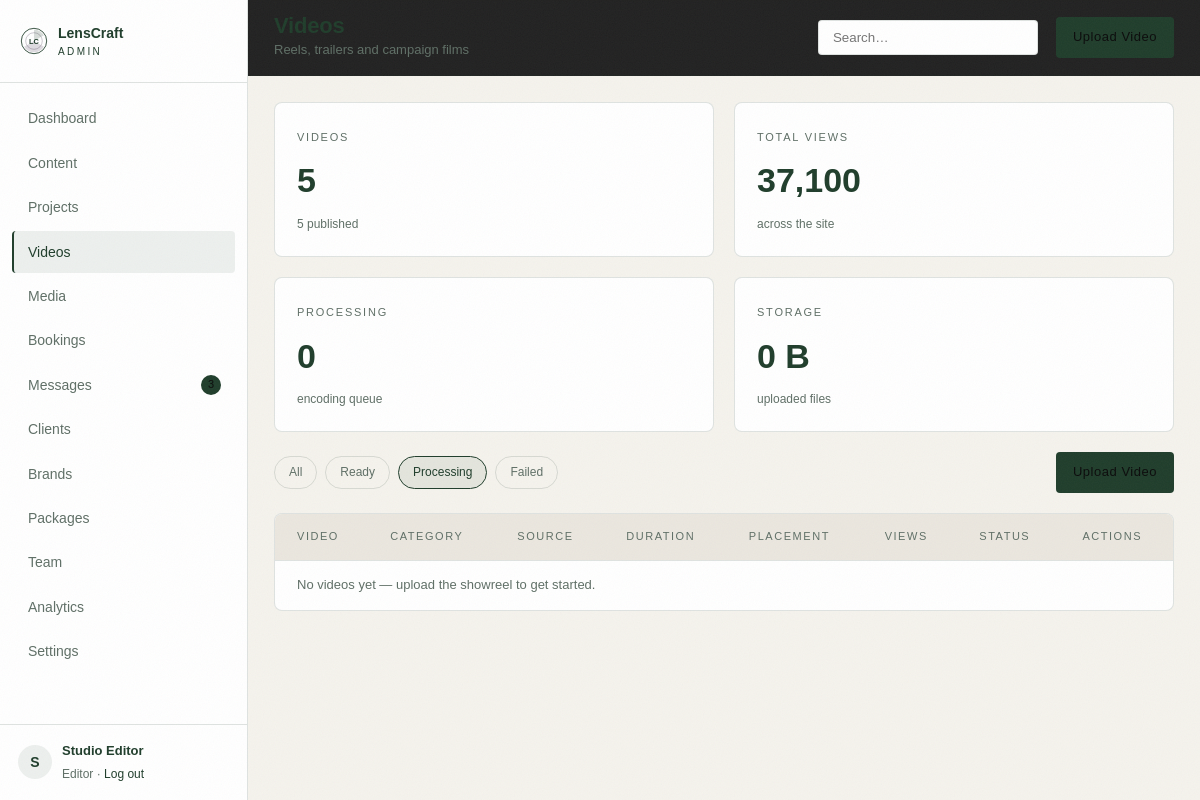
/admin/videos?status=processing (signed in), run on the app's committed database.
### tables this page shows
CREATE TABLE IF NOT EXISTS users (
  id            INT UNSIGNED NOT NULL AUTO_INCREMENT,
  name          VARCHAR(120) NOT NULL,
  email         VARCHAR(160) NOT NULL,
  password_hash VARCHAR(255) NOT NULL,
  role          ENUM('owner','editor') NOT NULL DEFAULT 'editor',
  phone         VARCHAR(40)  NULL,
  last_login_at DATETIME     NULL,
  created_at    DATETIME     NOT NULL DEFAULT CURRENT_TIMESTAMP,
  PRIMARY KEY (id),
  UNIQUE KEY uniq_users_email (email)
);

### app/Controllers/Controller.php (called while the page is built, shortened)
<?php
abstract class Controller
{
    protected function admin(string $template, array $data = []): void
    {
        $data['user'] = Auth::user();
        $data['settings'] = Settings::all();
        render($template, $data, 'admin');
    }
}

### app/Controllers/Admin/VideoController.php (called while the page is built, shortened)
<?php
class VideoController extends Controller
{
    public function index(): void
    {
        $status = (string) request('status', '');
        $search = (string) request('q', '');
        $this->admin('admin.videos.index', [
            'pageTitle'    => 'Videos',
            'pageSubtitle' => 'Reels, trailers and campaign films',
            'actionLabel'  => 'Upload Video',
            'actionUrl'    => url('/admin/videos/upload'),
            'activeNav'    => 'videos',
            'videos'       => Video::filtered($status, '', $search),
            'stats'        => Video::stats(),
            'status'       => $status,
            'search'       => $search,
        ]);
    }
}

### public/index.php (called while the page is built, shortened)
<?php
require __DIR__ . '/../app/bootstrap.php';
$router = new Router();
$path = parse_url($_SERVER['REQUEST_URI'] ?? '/', PHP_URL_PATH) ?: '/';
try {
    $router->dispatch($_SERVER['REQUEST_METHOD'] ?? 'GET', $path);
} catch (Throwable $e) {
    if (config('app_debug')) {
        http_response_code(500);
        echo '<pre style="background:#0B0B0B;color:#F5F5F5;padding:24px;font:13px/1.6 monospace">';
        echo e($e->getMessage()) . "\n\n" . e($e->getTraceAsString());
        echo '</pre>';
        exit;
    }
    error_log($e->getMessage());
    http_response_code(500);
    echo view('site.500', [], 'site');
}

### app/config.php (called while the page is built)
<?php
return array_merge([
    'app_name'    => 'LensCraft Production',
    'app_env'     => 'local',
    'app_debug'   => true,
    'base_url'    => '',
    'db' => [
        'host'    => '127.0.0.1',
        'port'    => 3306,
        'name'    => 'lenscraft',
        'user'    => 'root',
        'pass'    => '',
        'charset' => 'utf8mb4',
    ],
    'uploads' => [
        'video_dir'   => __DIR__ . '/../public/uploads/videos',
        'image_dir'   => __DIR__ . '/../public/uploads/images',
        'thumb_dir'   => __DIR__ . '/../public/uploads/thumbs',
        'temp_dir'    => __DIR__ . '/../storage/temp',
        'max_video'   => 2 * 1024 * 1024 * 1024,
        'max_image'   => 12 * 1024 * 1024,
        'chunk_size'  => 4 * 1024 * 1024,
        'video_types' => ['video/mp4', 'video/quicktime', 'video/x-matroska', 'video/webm'],
        'image_types' => ['image/jpeg', 'image/png', 'image/webp', 'image/gif', 'image/svg+xml'],
        'doc_types'   => ['application/pdf', 'text/plain'],
    ],
    'session_name' => 'lenscraft_admin',
    'timezone'     => 'Asia/Dhaka',
], file_exists(__DIR__ . '/config.local.php') ? require __DIR__ . '/config.local.php' : []);

### app/bootstrap.php (called while the page is built, shortened)
<?php
require __DIR__ . '/helpers.php';
spl_autoload_register(static function (string $class): void {
    $relative = str_replace('\\', DIRECTORY_SEPARATOR, substr($class, 4));
    $file = __DIR__ . DIRECTORY_SEPARATOR . $relative . '.php';
});

### app/Support/Database.php (called while the page is built, shortened)
<?php
class Database
{
    private static ?PDO $pdo = null;
    public static function pdo(): PDO
    {
        if (self::$pdo instanceof PDO) {
            return self::$pdo;
        }
        $cfg = config('db');
        $dsn = sprintf('mysql:host=%s;port=%d;dbname=%s;charset=%s', $cfg['host'], $cfg['port'], $cfg['name'], $cfg['charset']);
        try {
            self::$pdo = new PDO($dsn, $cfg['user'], $cfg['pass'], [
                PDO::ATTR_ERRMODE            => PDO::ERRMODE_EXCEPTION,
                PDO::ATTR_DEFAULT_FETCH_MODE => PDO::FETCH_ASSOC,
                PDO::ATTR_EMULATE_PREPARES   => false,
            ]);
        } catch (PDOException $e) {
            throw new RuntimeException(
                'Database connection failed. Start MySQL in XAMPP and import database/schema.sql. (' . $e->getMessage() . ')',
                0,
                $e
            );
        }
        return self::$pdo;
    }
    public static function run(string $sql, array $params = []): PDOStatement
    {
        $stmt = self::pdo()->prepare($sql);
        $stmt->execute($params);
        return $stmt;
    }
    public static function first(string $sql, array $params = []): ?array
    {
        $row = self::run($sql, $params)->fetch();
        return $row === false ? null : $row;
    }
    public static function value(string $sql, array $params = [], mixed $default = null): mixed
    {
        $value = self::run($sql, $params)->fetchColumn();
        return $value === false ? $default : $value;
    }
}

### app/Models/Message.php (called while the page is built, shortened)
<?php
class Message
{
    public static function unreadCount(): int
    {
        return (int) Database::value('SELECT COUNT(*) FROM messages WHERE status = "unread"', [], 0);
    }
}

### app/Support/Auth.php (called while the page is built, shortened)
<?php
class Auth
{
    public static function user(): ?array
    {
        static $cached = null;
        if ($cached === null) {
            $cached = Database::first('SELECT * FROM users WHERE id = ? LIMIT 1', [$_SESSION['user_id']]);
        }
        return $cached;
    }
}

### app/Views/layouts/admin.php (the view, shortened to what this page needs)
<?php
$user = $user ?? [];
$activeNav = $activeNav ?? '';
$unread = Message::unreadCount();
$navItems = [
    ['key' => 'dashboard', 'label' => 'Dashboard', 'url' => url('/admin')],
    ['key' => 'content',   'label' => 'Content',   'url' => url('/admin/content')],
    ['key' => 'projects',  'label' => 'Projects',  'url' => url('/admin/projects')],
    ['key' => 'videos',    'label' => 'Videos',    'url' => url('/admin/videos')],
    ['key' => 'media',     'label' => 'Media',     'url' => url('/admin/media')],
    ['key' => 'bookings',  'label' => 'Bookings',  'url' => url('/admin/bookings')],
    ['key' => 'messages',  'label' => 'Messages',  'url' => url('/admin/messages'), 'badge' => $unread],
    ['key' => 'clients',   'label' => 'Clients',   'url' => url('/admin/clients')],
    ['key' => 'brands',    'label' => 'Brands',    'url' => url('/admin/brands')],
    ['key' => 'packages',  'label' => 'Packages',  'url' => url('/admin/packages')],
    ['key' => 'team',      'label' => 'Team',      'url' => url('/admin/team')],
    ['key' => 'analytics', 'label' => 'Analytics', 'url' => url('/admin/analytics')],
    ['key' => 'settings',  'label' => 'Settings',  'url' => url('/admin/settings')],
];
?>
<!doctype html>
<html lang="en">
<head>
    <link rel="stylesheet" href="<?= asset('css/site.css') ?>">
    <link rel="stylesheet" href="<?= asset('css/admin.css') ?>">
</head>
<body class="admin">
<aside class="sidebar" id="sidebar">
    <a class="sidebar__brand" href="<?= url('/admin') ?>">
        <img src="<?= asset('img/logo.svg') ?>" alt="" width="28" height="28">
        <span>LensCraft<small>ADMIN</small></span>
    </a>
    <nav class="sidebar__nav">
        <?php foreach ($navItems as $item): ?>
            <a href="<?= $item['url'] ?>" class="<?= $activeNav === $item['key'] ? 'is-active' : '' ?>">
                <?= e($item['label']) ?>
                <?php if (!empty($item['badge'])): ?><i class="dot"><?= (int) $item['badge'] ?></i><?php endif; ?>
            </a>
        <?php endforeach; ?>
    </nav>
    <div class="sidebar__user">
        <span class="avatar"><?= e(mb_substr($user['name'] ?? 'A', 0, 1)) ?></span>
        <div>
            <strong><?= e($user['name'] ?? 'Admin') ?></strong>
            <small><?= e(ucfirst($user['role'] ?? 'editor')) ?> · <a href="<?= url('/admin/logout') ?>">Log out</a></small>
        </div>
    </div>
</aside>
<div class="main">
    <header class="topbar">
        <div class="topbar__title">
            <h1><?= e($pageTitle ?? 'Dashboard') ?></h1>
            <p><?= e($pageSubtitle ?? '') ?></p>
        </div>
        <form class="topbar__search" method="get" action="<?= e(strtok($_SERVER['REQUEST_URI'] ?? url('/admin'), '?')) ?>">
            <input type="search" name="q" value="<?= e((string) request('q', '')) ?>" placeholder="Search…">
        </form>
        <?php if (!empty($actionLabel)): ?>
            <a class="btn btn--primary btn--sm" href="<?= e($actionUrl ?? '#') ?>"><?= e($actionLabel) ?></a>
        <?php endif; ?>
    </header>
    <div class="content">
        <?= $content ?>
    </div>
</div>
</body>
</html>

### app/Support/Router.php (shortened to what this page needs)
<?php
class Router
{
    private array $routes = ['GET' => [], 'POST' => []];
    private function add(string $method, string $path, callable|string $handler): void
    {
        $params = [];
        $pattern = preg_replace_callback('~\{(\w+)\}~', static function (array $m) use (&$params): string {
            $params[] = $m[1];
            return '([^/]+)';
        }, '/' . trim($path, '/'));
        $this->routes[$method][] = [
            'pattern' => '~^' . rtrim((string) $pattern, '/') . '/?$~',
            'handler' => $handler,
            'params'  => $params,
        ];
    }
    public function dispatch(string $method, string $path): void
    {
        $path = '/' . trim($path, '/');
        $method = $method === 'POST' ? 'POST' : 'GET';
        foreach ($this->routes[$method] as $route) {
            if (preg_match($route['pattern'], $path, $matches)) {
                array_shift($matches);
                $this->call($route['handler'], $matches);
                return;
            }
        }
    }
    private function call(callable|string $handler, array $args): void
    {
        if (is_string($handler)) {
            [$class, $method] = explode('@', $handler);
            $controller = new $class();
            $controller->{$method}(...$args);
            return;
        }
    }
}

### public/assets/css/site.css (style rules this page uses)
:root { --bg: #F5F3ED; --surface: #FFFFFF; --surface-2: #EBE7DF; --border: rgba(31, 61, 43, 0.14); --text: #1F3D2B; --muted: #5F6F66; --accent: #1F3D2B; --accent-2: #301F3D; --accent-soft: rgba(31, 61, 43, 0.08); --danger: #A33B3B; --radius: 4px; --radius-lg: 8px; --maxw: 1200px; --nav-h: 76px; --font-display: 'Handel Gothic', 'Arial Narrow', 'Franklin Gothic Medium', sans-serif; --font-body: 'Handel Gothic', 'Arial Narrow', 'Franklin Gothic Medium', sans-serif; }
* { box-sizing: border-box; }
html { scroll-behavior: smooth; }
body { margin: 0; background: radial-gradient(90% 60% at 0% 0%, rgba(48, 31, 61, 0.06), transparent 55%), radial-gradient(70% 50% at 100% 10%, rgba(31, 61, 43, 0.07), transparent 50%), var(--bg); color: var(--text); font-family: var(--font-body); font-size: 16px; line-height: 1.7; font-weight: 400; -webkit-font-smoothing: antialiased; }
h1, h2, h3, h4 { font-family: var(--font-display); font-weight: 700; line-height: 1.1; letter-spacing: -0.02em; margin: 0 0 12px; }
h1 { font-size: clamp(40px, 7vw, 88px); }
p { margin: 0 0 16px; }
a { color: inherit; text-decoration: none; }
img { max-width: 100%; display: block; }
.btn { display: inline-flex; align-items: center; justify-content: center; gap: 8px; padding: 15px 30px; border-radius: var(--radius); border: 1px solid transparent; font-family: var(--font-body); font-size: 14px; font-weight: 500; letter-spacing: 0.04em; cursor: pointer; transition: transform 0.18s ease, background 0.18s ease, border-color 0.18s ease, color 0.18s ease; }
.btn--primary { background: var(--accent); color: #F5F3ED; }
.btn--sm { padding: 11px 20px; font-size: 13px; }
body { counter-reset: sec; }
body::after { content: ''; position: fixed; inset: 0; z-index: 100; pointer-events: none; opacity: 0.05; }

### data on the page
users: name "S", name "Studio Editor", role "Editor"

### other printed values
$item['label'] "Dashboard"
$item['label'] "Content"
$item['label'] "Projects"
$item['label'] "Videos"
$item['label'] "Media"
$item['label'] "Bookings"
$item['label'] "Messages"
$item['badge'] "3"
$item['label'] "Clients"
$item['label'] "Brands"
$item['label'] "Packages"
$item['label'] "Team"
$item['label'] "Analytics"
$item['label'] "Settings"
$label "All"
